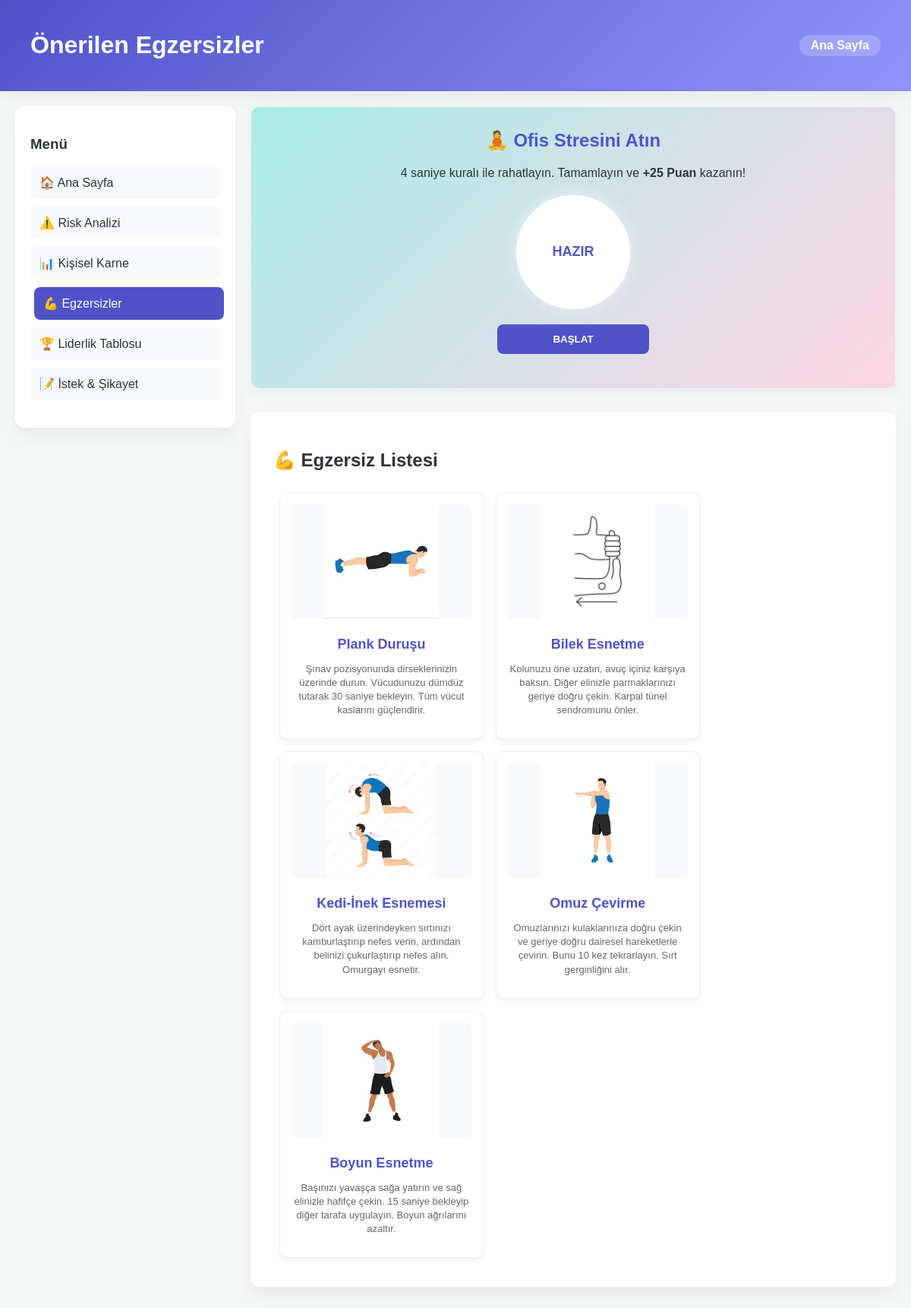
/egzersizler.php, run on the app's committed database.
### tables this page shows
CREATE TABLE `icerikler` (
  `id` int(11) NOT NULL,
  `baslik` varchar(150) NOT NULL,
  `aciklama` text NOT NULL,
  `resim_yolu` varchar(255) NOT NULL,
  `tarih` timestamp NOT NULL DEFAULT current_timestamp()
);

### egzersizler.php (the view, shortened to what this page needs)
<?php
$vt = new Veritabani();
$db = $vt->baglan();
?>
<!DOCTYPE html>
<html lang="tr">
<head>
    <link rel="stylesheet" href="style.css">
</head>
<body>
    <header class="ust-alan"><h1>Önerilen Egzersizler</h1><a href="index.php">Ana Sayfa</a></header>
    <div class="ana-kapsayici">
        <aside class="sol-menu">
            <h3>Menü</h3>
            <ul>
                <li><a href="index.php">🏠 Ana Sayfa</a></li>
                <li><a href="risk.php">⚠️ Risk Analizi</a></li>
                <li><a href="karne.php">📊 Kişisel Karne</a></li>
                <li><a href="egzersizler.php" class="aktif">💪 Egzersizler</a></li>
                <li><a href="liderlik.php">🏆 Liderlik Tablosu</a></li>
                <li><a href="iletisim.php">📝 İstek & Şikayet</a></li>
            </ul>
        </aside>
        <main class="icerik">
            <div class="nefes-kutusu">
                <h2 style="color:#4e54c8; margin-top:0;">🧘 Ofis Stresini Atın</h2>
                <p>4 saniye kuralı ile rahatlayın. Tamamlayın ve <b>+25 Puan</b> kazanın!</p>
                <div id="daire" class="nefes-daire">HAZIR</div>
                <button onclick="nefesBaslat()" id="btnBaslat" class="btn-mavi" style="width:200px;">BAŞLAT</button>
            </div>
            <div class="panel">
                <h2>💪 Egzersiz Listesi</h2>
                <div style="margin-top:20px;">
                    <?php
                    $sorgu = $db->query("SELECT * FROM icerikler ORDER BY id DESC");
                    if($sorgu->num_rows > 0) {
                        while($r = $sorgu->fetch_assoc()) {
                            echo "<div class='kart'>";
                            echo "<img src='resimler/{$r['resim_yolu']}'>";
                            echo "<h3 style='color:#4e54c8;'>{$r['baslik']}</h3>";
                            echo "<p>{$r['aciklama']}</p>";
                            echo "</div>";
                        }
                    } else {
                        echo "<div class='alert alert-risk'>📭 Henüz hiç egzersiz eklenmemiş.</div>";
                    }
                    ?>
                </div>
            </div>
        </main>
    </div>
</body>
</html>

### style.css (style rules this page uses)
:root { --ana-renk: #4e54c8; --ikinci-renk: #8f94fb; --vurgu: #ff6b6b; --arka-plan: #f4f7f6; --beyaz: #ffffff; --yazi-rengi: #2d3436; --golge: 0 10px 20px rgba(0,0,0,0.05); --radius: 12px; }
body { font-family: 'Poppins', sans-serif; background-color: var(--arka-plan); color: var(--yazi-rengi); margin: 0; padding: 0; }
.ana-kapsayici { display: flex; max-width: 1400px; margin: 20px auto; gap: 20px; padding: 0 20px; min-height: 80vh; }
.sol-menu { width: 250px; background: var(--beyaz); padding: 20px; border-radius: var(--radius); height: fit-content; position: sticky; top: 20px; box-shadow: var(--golge); }
.sol-menu ul { list-style: none; padding: 0; }
.sol-menu li { margin-bottom: 10px; }
.sol-menu a { text-decoration: none; color: var(--yazi-rengi); display: block; padding: 12px; border-radius: 8px; transition: 0.3s; background: #f8f9fa; font-weight: 500; }
.sol-menu a:hover, .sol-menu a.aktif { background: var(--ana-renk); color: var(--beyaz); transform: translateX(5px); }
.icerik { flex: 1; }
.panel { background: var(--beyaz); padding: 30px; border-radius: var(--radius); box-shadow: var(--golge); margin-bottom: 20px; }
.ust-alan { background: linear-gradient(135deg, var(--ana-renk), var(--ikinci-renk)); color: var(--beyaz); padding: 20px 40px; display: flex; justify-content: space-between; align-items: center; box-shadow: var(--golge); margin-bottom: 20px; }
.ust-alan a { color: white; text-decoration: none; font-weight: bold; background: rgba(255,255,255,0.2); padding: 5px 15px; border-radius: 20px; }
button { width: 100%; padding: 12px; border: none; border-radius: 8px; cursor: pointer; color: white; font-weight: bold; transition: 0.3s; }
.btn-mavi { background: var(--ana-renk); }
.kart { display: inline-block; width: 30%; margin: 1%; vertical-align: top; background: white; border: 1px solid #eee; border-radius: 10px; padding: 15px; text-align: center; box-shadow: 0 4px 8px rgba(0,0,0,0.05); transition: transform 0.2s; }
.kart img { width: 100%; height: 150px; object-fit: contain; background-color: #f8f9fa; border-radius: 5px; margin-bottom: 10px; }
.kart h3 { font-size: 18px; color: #4e54c8; margin: 10px 0; }
.kart p { font-size: 13px; color: #666; line-height: 1.4; }

### egzersizler.php (style rules this page uses)
.nefes-kutusu { background: linear-gradient(135deg, #a8edea 0%, #fed6e3 100%); padding: 30px; border-radius: 12px; text-align: center; margin-bottom: 30px; box-shadow: 0 5px 15px rgba(0,0,0,0.05); border: 1px solid rgba(255,255,255,0.6); }
.nefes-daire { width: 140px; height: 140px; background: white; border-radius: 50%; margin: 20px auto; display: flex; align-items: center; justify-content: center; font-size: 18px; font-weight: bold; color: #4e54c8; border: 5px solid #fff; box-shadow: 0 0 20px rgba(255,255,255,0.6); transition: all 1s ease-in-out; }

### data on the page
icerikler: resim_yolu (picture), baslik "Plank Duruşu", aciklama "Şınav pozisyonunda dirseklerinizin üzerinde durun. Vücudunuzu dümdüz tutarak 30 saniye bekleyin. Tüm vücut kaslarını güçlendirir."
icerikler: resim_yolu (picture), baslik "Bilek Esnetme", aciklama "Kolunuzu öne uzatın, avuç içiniz karşıya baksın. Diğer elinizle parmaklarınızı geriye doğru çekin. Karpal tünel sendromunu önler."
icerikler: resim_yolu (picture), baslik "Kedi-İnek Esnemesi", aciklama "Dört ayak üzerindeyken sırtınızı kamburlaştırıp nefes verin, ardından belinizi çukurlaştırıp nefes alın. Omurgayı esnetir."
icerikler: resim_yolu (picture), baslik "Omuz Çevirme", aciklama "Omuzlarınızı kulaklarınıza doğru çekin ve geriye doğru dairesel hareketlerle çevirin. Bunu 10 kez tekrarlayın. Sırt gerginliğini alır."
icerikler: resim_yolu (picture), baslik "Boyun Esnetme", aciklama "Başınızı yavaşça sağa yatırın ve sağ elinizle hafifçe çekin. 15 saniye bekleyip diğer tarafa uygulayın. Boyun ağrılarını azaltır."
